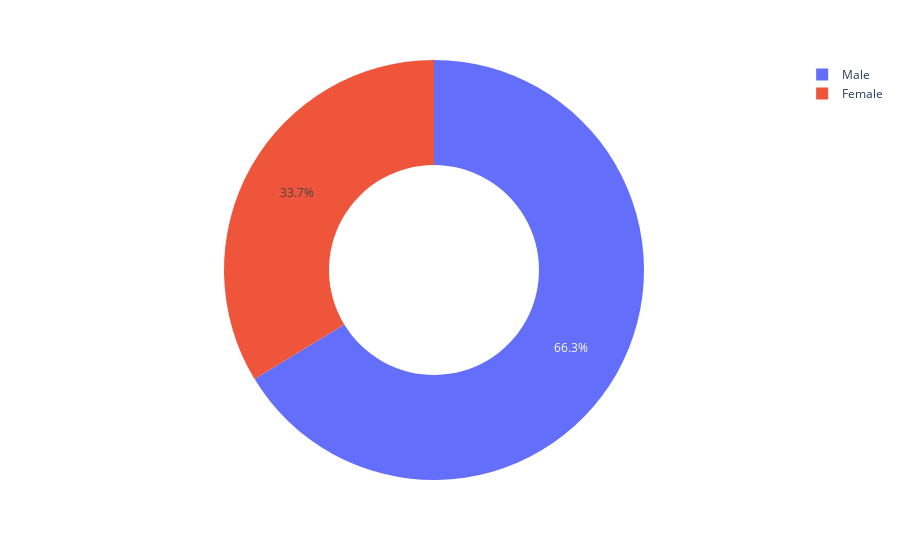

Write notebook code for a chart like this one.
### Code cell
figure = px.pie(data,names='sex',values='tip',hole=0.5)
figure.show()

### Figure 1 — Plotly figure (JSON) as saved in the notebook; plotly's stock layout.template omitted (floating-point values rounded to 4 significant figures; data arrays with more than 128 entries replaced by an {"elided": "..."} marker saying what was removed)
{"data": [{"domain": {"x": [0, 1], "y": [0, 1]}, "hole": 0.5, "hovertemplate": "sex=%{label}<br>tip=%{value}<extra></extra>", "labels": {"elided": "244 str values"}, "legendgroup": "", "name": "", "showlegend": true, "type": "pie", "values": {"elided": "244 float values"}}], "layout": {"legend": {"tracegroupgap": 0}, "margin": {"t": 60}}}
